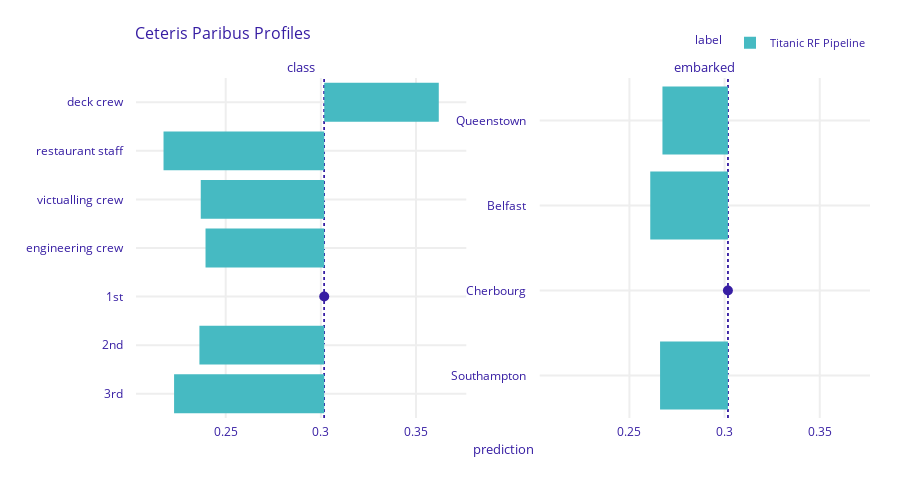

The notebook cell this image was saved under:
### Code cell
cp_henry.plot(variables = ['class', 'embarked'],
               variable_type = 'categorical')

### Figure 1 — Plotly figure (JSON) as saved in the notebook; plotly's stock layout.template omitted (floating-point values rounded to 4 significant figures)
{"data": [{"alignmentgroup": "True", "base": [0.3018, 0.3018, 0.3018, 0.3018, 0.3018, 0.3018, 0.3018], "customdata": [["</br>id: Henry</br>prediction: 0.223</br>class: 3rd</br></br>gender: male</br>age: 47.0</br>embarked: Cherbourg</br>fare: 25.0</br>sibsp: 0.0</br>parch: 0.0</br>_original_yhat_: 0.30176598983074654</br>"], ["</br>id: Henry</br>prediction: 0.236</br>class: 2nd</br></br>gender: male</br>age: 47.0</br>embarked: Cherbourg</br>fare: 25.0</br>sibsp: 0.0</br>parch: 0.0</br>_original_yhat_: 0.30176598983074654</br>"], ["</br>id: Henry</br>prediction: 0.302</br>class: 1st</br></br>gender: male</br>age: 47.0</br>embarked: Cherbourg</br>fare: 25.0</br>sibsp: 0.0</br>parch: 0.0</br>_original_yhat_: 0.30176598983074654</br>"], ["</br>id: Henry</br>prediction: 0.239</br>class: engineering crew</br></br>gender: male</br>age: 47.0</br>embarked: Cherbourg</br>fare: 25.0</br>sibsp: 0.0</br>parch: 0.0</br>_original_yhat_: 0.30176598983074654</br>"], ["</br>id: Henry</br>prediction: 0.237</br>class: victualling crew</br></br>gender: male</br>age: 47.0</br>embarked: Cherbourg</br>fare: 25.0</br>sibsp: 0.0</br>parch: 0.0</br>_original_yhat_: 0.30176598983074654</br>"], ["</br>id: Henry</br>prediction: 0.217</br>class: restaurant staff</br></br>gender: male</br>age: 47.0</br>embarked: Cherbourg</br>fare: 25.0</br>sibsp: 0.0</br>parch: 0.0</br>_original_yhat_: 0.30176598983074654</br>"], ["</br>id: Henry</br>prediction: 0.362</br>class: deck crew</br></br>gender: male</br>age: 47.0</br>embarked: Cherbourg</br>fare: 25.0</br>sibsp: 0.0</br>parch: 0.0</br>_original_yhat_: 0.30176598983074654</br>"]], "hovertemplate": "%{customdata[0]}<extra></extra>", "legendgroup": "Titanic RF Pipeline", "marker": {"color": "#46bac2", "pattern": {"shape": ""}}, "name": "Titanic RF Pipeline", "offsetgroup": "Titanic RF Pipeline", "opacity": 1, "orientation": "h", "showlegend": true, "textposition": "auto", "type": "bar", "x": [-0.07888, -0.06557, 0, -0.06236, -0.06487, -0.08443, 0.06018], "xaxis": "x", "y": ["3rd", "2nd", "1st", "engineering crew", "victualling crew", "restaurant staff", "deck crew"], "yaxis": "y"}, {"alignmentgroup": "True", "base": [0.3018, 0.3018, 0.3018, 0.3018], "customdata": [["</br>id: Henry</br>prediction: 0.266</br>embarked: Southampton</br></br>gender: male</br>age: 47.0</br>class: 1st</br>fare: 25.0</br>sibsp: 0.0</br>parch: 0.0</br>_original_yhat_: 0.30176598983074654</br>"], ["</br>id: Henry</br>prediction: 0.302</br>embarked: Cherbourg</br></br>gender: male</br>age: 47.0</br>class: 1st</br>fare: 25.0</br>sibsp: 0.0</br>parch: 0.0</br>_original_yhat_: 0.30176598983074654</br>"], ["</br>id: Henry</br>prediction: 0.261</br>embarked: Belfast</br></br>gender: male</br>age: 47.0</br>class: 1st</br>fare: 25.0</br>sibsp: 0.0</br>parch: 0.0</br>_original_yhat_: 0.30176598983074654</br>"], ["</br>id: Henry</br>prediction: 0.267</br>embarked: Queenstown</br></br>gender: male</br>age: 47.0</br>class: 1st</br>fare: 25.0</br>sibsp: 0.0</br>parch: 0.0</br>_original_yhat_: 0.30176598983074654</br>"]], "hovertemplate": "%{customdata[0]}<extra></extra>", "legendgroup": "Titanic RF Pipeline", "marker": {"color": "#46bac2", "pattern": {"shape": ""}}, "name": "Titanic RF Pipeline", "offsetgroup": "Titanic RF Pipeline", "opacity": 1, "orientation": "h", "showlegend": false, "textposition": "auto", "type": "bar", "x": [-0.03565, 0, -0.04081, -0.0344], "xaxis": "x2", "y": ["Southampton", "Cherbourg", "Belfast", "Queenstown"], "yaxis": "y2"}, {"customdata": [["</br>id: Henry</br>prediction: 0.302</br>class: 1st</br></br>gender: male</br>age: 47.0</br>embarked: Cherbourg</br>fare: 25.0</br>sibsp: 0.0</br>parch: 0.0</br>_original_yhat_: 0.30176598983074654</br>"]], "hovertemplate": "%{customdata[0]}<extra></extra>", "legendgroup": "", "marker": {"color": "#371ea3", "size": 10, "symbol": "circle"}, "mode": "markers", "name": "", "opacity": 1, "orientation": "h", "showlegend": false, "type": "scatter", "x": [0.3018], "xaxis": "x", "y": ["1st"], "yaxis": "y"}, {"customdata": [["</br>id: Henry</br>prediction: 0.302</br>embarked: Cherbourg</br></br>gender: male</br>age: 47.0</br>class: 1st</br>fare: 25.0</br>sibsp: 0.0</br>parch: 0.0</br>_original_yhat_: 0.30176598983074654</br>"]], "hovertemplate": "%{customdata[0]}<extra></extra>", "legendgroup": "", "marker": {"color": "#371ea3", "size": 10, "symbol": "circle"}, "mode": "markers", "name": "", "opacity": 1, "orientation": "h", "showlegend": false, "type": "scatter", "x": [0.3018], "xaxis": "x2", "y": ["Cherbourg"], "yaxis": "y2"}], "layout": {"annotations": [{"font": {"size": 13}, "showarrow": false, "text": "class", "x": 0.225, "xanchor": "center", "xref": "paper", "y": 1, "yanchor": "bottom", "yref": "paper"}, {"font": {"size": 13}, "showarrow": false, "text": "embarked", "x": 0.775, "xanchor": "center", "xref": "paper", "y": 1, "yanchor": "bottom", "yref": "paper"}, {"font": {"size": 13}, "showarrow": false, "text": "prediction", "textangle": 0, "x": 0.5, "xref": "paper", "y": -0.1227, "yref": "paper"}], "barmode": "group", "font": {"color": "#371ea3"}, "height": 489, "hoverlabel": {"bgcolor": "rgba(0,0,0,0.8)"}, "hovermode": "closest", "legend": {"font": {"size": 11}, "itemsizing": "constant", "orientation": "h", "title": {"font": {"size": 12}, "text": "label"}, "tracegroupgap": 0, "x": 1, "xanchor": "right", "y": 1.061, "yanchor": "bottom"}, "margin": {"b": 71, "r": 30, "t": 78}, "shapes": [{"layer": "below", "line": {"color": "#371ea3", "dash": "dot", "width": 1.5}, "type": "line", "x0": 0.3018, "x1": 0.3018, "xref": "x", "y0": 0, "y1": 1, "yref": "y domain"}, {"layer": "below", "line": {"color": "#371ea3", "dash": "dot", "width": 1.5}, "type": "line", "x0": 0.3018, "x1": 0.3018, "xref": "x2", "y0": 0, "y1": 1, "yref": "y2 domain"}, {"layer": "below", "line": {"color": "#371ea3", "dash": "dot", "width": 1.5}, "type": "line", "x0": 0.3018, "x1": 0.3018, "xref": "x", "y0": 0, "y1": 1, "yref": "y domain"}, {"layer": "below", "line": {"color": "#371ea3", "dash": "dot", "width": 1.5}, "type": "line", "x0": 0.3018, "x1": 0.3018, "xref": "x2", "y0": 0, "y1": 1, "yref": "y2 domain"}], "title": {"font": {"size": 16}, "text": "Ceteris Paribus Profiles", "x": 0.15}, "xaxis": {"anchor": "y", "automargin": true, "domain": [0, 0.45], "fixedrange": true, "gridwidth": 2, "range": [0.2029, 0.3764], "tickcolor": "white", "ticklen": 3, "ticks": "outside", "title": {"text": ""}, "type": "linear", "zeroline": false}, "xaxis2": {"anchor": "y2", "automargin": true, "domain": [0.55, 1], "fixedrange": true, "gridwidth": 2, "matches": "x", "range": [0.2029, 0.3764], "tickcolor": "white", "ticklen": 3, "ticks": "outside", "title": {"text": ""}, "type": "linear", "zeroline": false}, "yaxis": {"anchor": "x", "automargin": true, "domain": [0, 1], "fixedrange": true, "gridwidth": 2, "showticklabels": true, "tickcolor": "white", "ticklen": 10, "ticks": "outside", "title": {"text": ""}, "type": "category"}, "yaxis2": {"anchor": "x2", "automargin": true, "domain": [0, 1], "fixedrange": true, "gridwidth": 2, "showticklabels": true, "tickcolor": "white", "ticklen": 10, "ticks": "outside", "title": {"text": ""}, "type": "category"}}}
